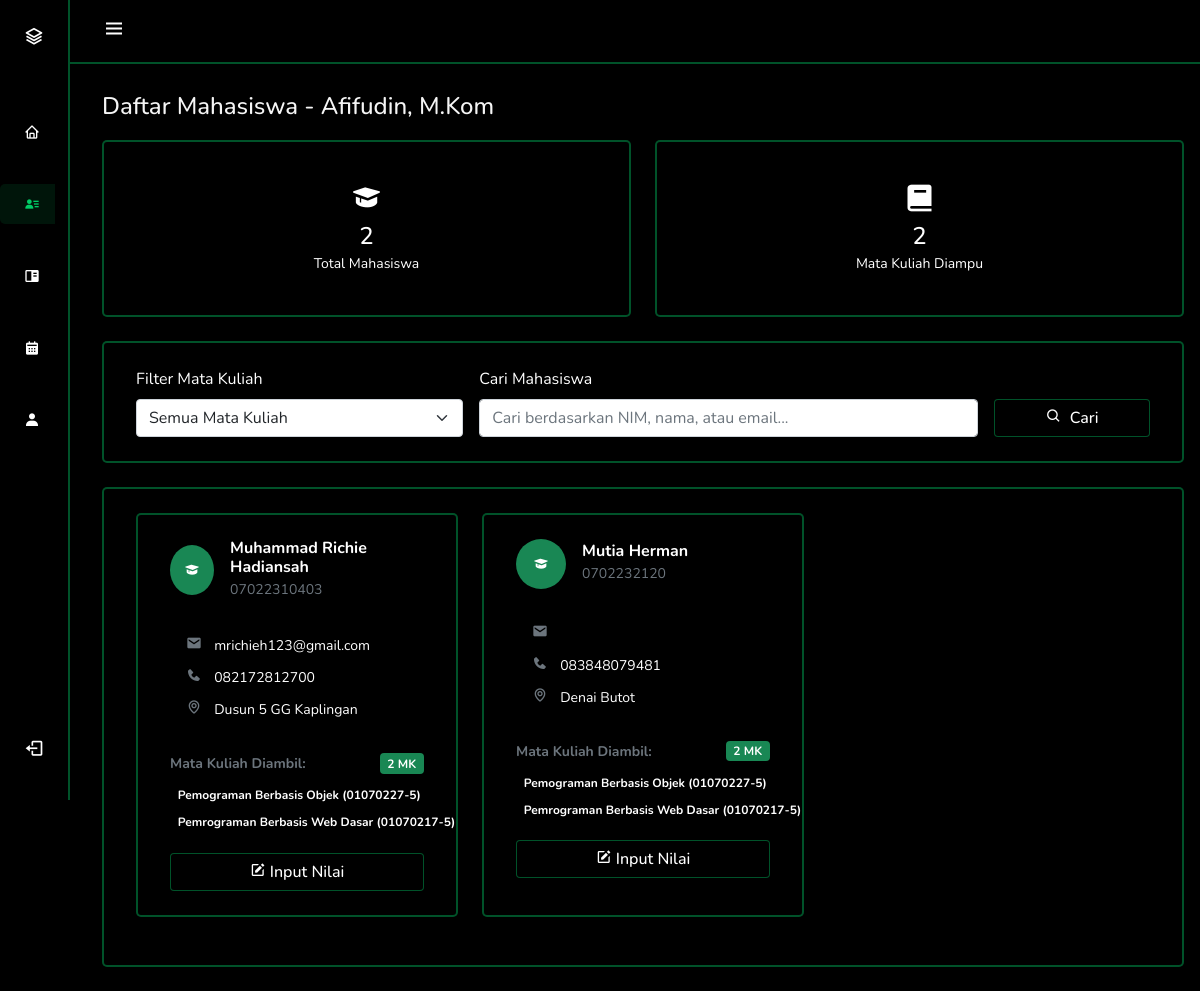
Page /views/dosen/pages/daftar-mahasiswa.php (signed in) on the committed database.
### tables this page shows
CREATE TABLE `dosen` (
  `nip` varchar(20) NOT NULL,
  `nama` varchar(100) NOT NULL,
  `pangkat` varchar(50) DEFAULT NULL,
  `alamat` text DEFAULT NULL,
  `nohp` varchar(15) DEFAULT NULL,
  `email` varchar(100) DEFAULT NULL,
  `prodi` varchar(10) DEFAULT NULL,
  `user_id` int(11) DEFAULT NULL,
  `foto_profil` varchar(255) DEFAULT NULL
);

CREATE TABLE `mahasiswa` (
  `id` int(11) NOT NULL,
  `nim` varchar(20) NOT NULL,
  `nama` varchar(100) NOT NULL,
  `prodi` varchar(10) NOT NULL,
  `alamat` text DEFAULT NULL,
  `nohp` varchar(15) DEFAULT NULL,
  `email` varchar(100) DEFAULT NULL,
  `user_id` int(11) DEFAULT NULL,
  `foto_profil` varchar(255) DEFAULT NULL,
  `semester_aktif` int(11) DEFAULT 1 COMMENT 'Semester aktif mahasiswa'
);

### views/dosen/pages/daftar-mahasiswa.php (the view, shortened to what this page needs)
<?php
require_once '../../../includes/config.php';
$current_user_id = $_SESSION['user_id'];
$user_sql = "SELECT id, username, role, nama FROM users WHERE id = ?";
$user_stmt = $conn->prepare($user_sql);
$user_stmt->bind_param("i", $current_user_id);
$user_stmt->execute();
$user_result = $user_stmt->get_result();
$current_user_data = $user_result->fetch_assoc();
$dosen_sql = "SELECT nip, nama, user_id FROM dosen WHERE user_id = ? OR nip = ?";
$dosen_stmt = $conn->prepare($dosen_sql);
$dosen_stmt->bind_param("is", $current_user_id, $current_user_data['username']);
$dosen_stmt->execute();
$dosen_result = $dosen_stmt->get_result();
$dosen_data = $dosen_result->fetch_assoc();
$current_dosen_nip = $dosen_data['nip'];
$current_dosen_nama = $dosen_data['nama'];
$tahun_ajaran_aktif = '2024/2025';
$semester_aktif = 'Genap';
$mk_sql = "SELECT j.id as jadwal_id, mk.id as matkul_id, mk.matakuliah, j.hari, j.waktu_mulai, j.waktu_selesai, mk.kelas
           FROM jadwal_kuliah j
           JOIN matkul mk ON j.matkul_id = mk.id
           WHERE j.dosen_nip = ?
           AND j.tahun_ajaran = ?
           AND j.semester = ?
           ORDER BY mk.matakuliah ASC";
$mk_stmt = $conn->prepare($mk_sql);
$mk_stmt->bind_param("sss", $current_dosen_nip, $tahun_ajaran_aktif, $semester_aktif);
$mk_stmt->execute();
$mata_kuliah_result = $mk_stmt->get_result();
$total_matkul_diampu = $mata_kuliah_result->num_rows;
$page = isset($_GET['page']) ? (int)$_GET['page'] : 1;
$per_page = 15;
$offset = ($page - 1) * $per_page;
$search = isset($_GET['search']) ? clean_input($_GET['search']) : '';
$count_sql = "SELECT COUNT(DISTINCT m.id)
              FROM mahasiswa m
              JOIN krs k ON m.id = k.mahasiswa_id
              JOIN jadwal_kuliah j ON k.jadwal_id = j.id
              WHERE j.dosen_nip = ?
              AND k.tahun_ajaran = ?
              AND k.semester = ?
              AND k.status = 'aktif'";
$count_params = [$current_dosen_nip, $tahun_ajaran_aktif, $semester_aktif];
$count_types = "sss";
$count_stmt = $conn->prepare($count_sql);
$count_stmt->bind_param($count_types, ...$count_params);
$count_stmt->execute();
$count_stmt->bind_result($total_rows);
$sql = "SELECT DISTINCT m.id, m.nim, m.nama, m.email, m.nohp as telepon, m.alamat,
               GROUP_CONCAT(DISTINCT CONCAT(mk.matakuliah, ' (', mk.kelas, ')') SEPARATOR ', ') as mata_kuliah_diambil,
               COUNT(DISTINCT k.jadwal_id) as jumlah_matkul
        FROM mahasiswa m
        JOIN krs k ON m.id = k.mahasiswa_id
        JOIN jadwal_kuliah j ON k.jadwal_id = j.id
        JOIN matkul mk ON j.matkul_id = mk.id
        WHERE j.dosen_nip = ?
        AND k.tahun_ajaran = ?
        AND k.semester = ?
        AND k.status = 'aktif'";
$params = [$current_dosen_nip, $tahun_ajaran_aktif, $semester_aktif];
$types = "sss";
$sql .= " GROUP BY m.id, m.nim, m.nama, m.email, m.nohp, m.alamat
          ORDER BY m.nama ASC
          LIMIT ?, ?";
$params[] = $offset;
$params[] = $per_page;
$types .= "ii";
$stmt = $conn->prepare($sql);
$stmt->bind_param($types, ...$params);
$stmt->execute();
$result = $stmt->get_result();
?>
<!DOCTYPE html>
<html lang="id">
  <head>
    <link rel="stylesheet" href="https://cdn.jsdelivr.net/npm/bootstrap@5.0.0-beta1/dist/css/bootstrap.min.css" />
    <link rel="stylesheet" href="https://cdn.jsdelivr.net/npm/boxicons@latest/css/boxicons.min.css" />
    <link rel="stylesheet" href="../../../css/style.css" />
    <link rel="stylesheet" href="../../../css/table.css" />
    <link rel="stylesheet" href="https://cdnjs.cloudflare.com/ajax/libs/font-awesome/6.0.0-beta3/css/all.min.css" />
  </head>
  <body id="body-pd">
    <header class="header" id="header">
      <div class="header_toggle">
        <i class="bx bx-menu" id="header-toggle"></i>
      </div>
    </header>
    <div class="l-navbar" id="nav-bar">
      <nav class="nav">
        <div>
          <a href="#" class="nav_logo">
            <i class="bx bx-layer nav_logo-icon"></i>
            <span class="nav_logo-name">UIN Sumatera Utara</span><br />
          </a>
          <div class="nav_list">
            <a href="../dashboard.php" class="nav_link">
              <i class="bx bx-home"></i>
            </a>
            <a href="#" class="nav_link active">
              <i class="bx bxs-user-detail"></i>
            </a>
            <a href="input-nilai.php" class="nav_link">
              <i class="bx bxs-book-content"></i>
            </a>
            <a href="jadwal-mengajar.php" class="nav_link">
              <i class="bx bxs-calendar"></i>
            </a>
            <a href="profil-dosen.php" class="nav_link">
              <i class="bx bxs-user"></i>
            </a>
          </div>
        </div>
        <a href="../../../logout.php" class="nav_link">
          <i class='bx bx-log-out nav_icon'></i>
        </a>
      </nav>
    </div>
    <main>
      <div class="row">
          <h4 class="mb-0">Daftar Mahasiswa - <?php echo htmlspecialchars($current_dosen_nama); ?></h4>
          <br>
          <br>
          <div class="col-lg-6 mb-4">
              <div class="card fade-in">
                  <div class="card-body">
                    <div class="card-body text-center">
                        <i class="bx bxs-graduation fa-2x mb-2"></i>
                        <h4 class="mb-0"><?php echo $total_rows; ?></h4>
                        <small>Total Mahasiswa</small>
                    </div>
                  </div>
              </div>
          </div>
          <div class="col-lg-6 mb-4">
              <div class="card fade-in">
                  <div class="card-body">
                    <div class="card-body text-center">
                      <i class="bx bxs-book fa-2x mb-2"></i>
                      <h4 class="mb-0"><?php echo $total_matkul_diampu; ?></h4>
                      <small>Mata Kuliah Diampu</small>
                    </div>
                  </div>
              </div>
          </div>
      </div>
      <div class="card mb-4 fade-in">
          <div class="card-body">
              <form method="GET" class="row g-3">
                  <div class="col-md-4">
                      <label class="form-label">Filter Mata Kuliah</label>
                      <select class="form-select" name="jadwal_id">
                          <option value="">Semua Mata Kuliah</option>
                      </select>
                  </div>
                  <div class="col-md-6">
                      <label class="form-label">Cari Mahasiswa</label>
                      <input type="text" class="form-control" name="search" placeholder="Cari berdasarkan NIM, nama, atau email..." value="<?php echo htmlspecialchars($search); ?>">
                  </div>
                  <div class="col-md-2 d-flex align-items-end">
                      <button type="submit" class="btn btn-success w-100">
                          <i class="bx bx-search me-2"></i>Cari
                      </button>
                  </div>
              </form>
          </div>
      </div>
      <div class="row">
          <div class="col-lg-12 mb-4">
              <div class="card fade-in">
                  <div class="card-body" style="color: white;">
                      <?php if ($result && $result->num_rows > 0): ?>
                          <div class="row">
                              <?php while ($row = $result->fetch_assoc()): ?>
                                  <div class="col-lg-6 col-xl-4 mb-4">
                                      <div class="card student-card h-100">
                                          <div class="card-body">
                                              <div class="d-flex align-items-center mb-3">
                                                  <div class="bg-success text-white rounded-circle d-flex align-items-center justify-content-center me-3" style="width: 50px; height: 50px;">
                                                      <i class="bx bxs-graduation"></i>
                                                  </div>
                                                  <div>
                                                      <h6 class="mb-0 fw-bold"><?php echo htmlspecialchars($row['nama']); ?></h6>
                                                      <small class="text-muted"><?php echo htmlspecialchars($row['nim']); ?></small>
                                                  </div>
                                              </div>
                                              <div class="student-info p-3 rounded mb-3">
                                                  <div class="row text-sm">
                                                      <div class="col-12 mb-2">
                                                          <i class="bx bxs-envelope text-muted me-2"></i>
                                                          <small><?php echo htmlspecialchars($row['email'] ?? 'Tidak tersedia'); ?></small>
                                                      </div>
                                                      <div class="col-12 mb-2">
                                                          <i class="bx bxs-phone text-muted me-2"></i>
                                                          <small><?php echo htmlspecialchars($row['telepon'] ?? 'Tidak tersedia'); ?></small>
                                                      </div>
                                                      <div class="col-12">
                                                          <i class="bx bx-map text-muted me-2"></i>
                                                          <small><?php echo htmlspecialchars(substr($row['alamat'] ?? 'Tidak tersedia', 0, 50)); ?><?php echo strlen($row['alamat'] ?? '') > 50 ? '...' : ''; ?></small>
                                                      </div>
                                                  </div>
                                              </div>
                                              <div class="mb-3">
                                                  <div class="d-flex justify-content-between align-items-center mb-2">
                                                      <small class="text-muted fw-bold">Mata Kuliah Diambil:</small>
                                                      <span class="badge bg-success"><?php echo $row['jumlah_matkul']; ?> MK</span>
                                                  </div>
                                                  <div class="text-sm">
                                                      <?php
                                                      $mata_kuliah_list = explode(', ', $row['mata_kuliah_diambil']);
                                                      foreach ($mata_kuliah_list as $mk) {
                                                          echo '<span class="badge subject-badge me-1 mb-1">' . htmlspecialchars($mk) . '</span>';
                                                      }
                                                      ?>
                                                  </div>
                                              </div>
                                              <div class="d-flex gap-2">
                                                  <a href="input-nilai.php?search=<?php echo urlencode($row['nim']);?>" class="btn btn-sm btn-success flex-fill">
                                                      <i class="bx bxs-edit me-1"></i>Input Nilai
                                                  </a>
                                              </div>
                                          </div>
                                      </div>
                                  </div>
                              <?php endwhile; ?>
                          </div>
                      <?php endif; ?>
                  </div>
              </div>
          </div>
      </div>
    </main>
</body>
</html>

### css/style.css (style rules this page uses)
:root { --header-height: 3rem; --nav-width: 70px; --body-font: "Nunito", sans-serif; --normal-font-size: 1rem; --z-fixed: 100; }
body { position: relative; margin: var(--header-height) 0 0 0; padding: 0 1rem; font-family: var(--body-font); font-size: var(--normal-font-size); background-color: black; color: #f5f5f5; transition: 0.5s; overflow-x: hidden; }
a { text-decoration: none; }
.header { width: 100%; height: var(--header-height); position: fixed; top: 0; left: 0; display: flex; align-items: center; justify-content: space-between; padding: 0 1rem; background-color: rgb(0, 0, 0); border-bottom: 2px solid #00cc6666; z-index: var(--z-fixed); transition: 0.5s; }
.header_toggle { color: rgb(255, 255, 255); font-size: 1.5rem; cursor: pointer; }
.header_toggle::after { margin-left: 150px; }
.l-navbar { position: fixed; top: 0; left: -30%; width: var(--nav-width); height: 100vh; background-color: black; padding: 0.5rem 0.5rem 0 0; transition: 0.5s; z-index: var(--z-fixed); border-right: 2px solid #00cc6666; }
.nav { height: 100%; display: flex; flex-direction: column; justify-content: space-between; overflow: hidden; }
.nav_logo, .nav_link { display: grid; grid-template-columns: max-content max-content; align-items: center; column-gap: 1rem; padding: 0.5rem 0 0.5rem 1.5rem; color: #ffffff; }
.nav_logo { margin-bottom: 2rem; }
.nav_logo-icon { font-size: 1.25rem; color: rgb(255, 255, 255); }
.nav_link { position: relative; color: rgb(255, 255, 255); margin-bottom: 2rem; transition: 0.3s; border-radius: 5px; }
.nav_icon { font-size: 1.25rem; }
.active { color: #00cc66; background-color: #00cc661a; border-radius: 5px; transition: all 0.3s ease-in-out; }
.active::before { display: block; background-color: #00cc6666; }
main { margin-top: 5.75rem !important; }
.card { display: flex; justify-content: space-between; align-items: left; padding: 0.5rem 1rem; background-color: #000000; border-radius: 5px; color: #ffffff; text-align: left; position: relative; flex-direction: column; min-width: 0; word-wrap: break-word; background-clip: border-box; border: 2px solid #00cc6666; }
@media screen and (min-width: 768px) { body { margin: calc(var(--header-height) + 1rem) 0 0 0; padding-left: calc(var(--nav-width) + 2rem); } }
@media screen and (min-width: 768px) { .header { height: calc(var(--header-height) + 1rem); padding: 0 2rem 0 calc(var(--nav-width) + 2rem); } }
@media screen and (min-width: 768px) { .l-navbar { left: 0; padding: 1rem 0.8rem 0 0; } }

### css/table.css (style rules this page uses)
.btn { display: inline-block; font-weight: 500; text-align: center; white-space: nowrap; vertical-align: middle; user-select: none; border: 1px solid transparent; padding: 0.375rem 0.75rem; font-size: 1rem; line-height: 1.5; border-radius: 0.25rem; transition: all 0.15s ease-in-out; cursor: pointer; }
.btn-success { color: #fff; background-color: #000000; border-color: #00cc6666; }

### rows in the picture
dosen: nama "Afifudin, M.Kom"
mahasiswa: nama "Muhammad Richie Hadiansah", nim "07022310403", email "mrichieh123@gmail.com", nohp "082172812700", alamat "Dusun 5 GG Kaplingan", jumlah_matkul "2", mk "Pemograman Berbasis Objek (01070227-5)", mk "Pemrograman Berbasis Web Dasar (01070217-5)"
mahasiswa: nama "Mutia Herman", nim "0702232120", nohp "083848079481", alamat "Denai Butot", jumlah_matkul "2", mk "Pemograman Berbasis Objek (01070227-5)", mk "Pemrograman Berbasis Web Dasar (01070217-5)"

### other values in the picture
$total_rows "2"
$total_matkul_diampu "2"
